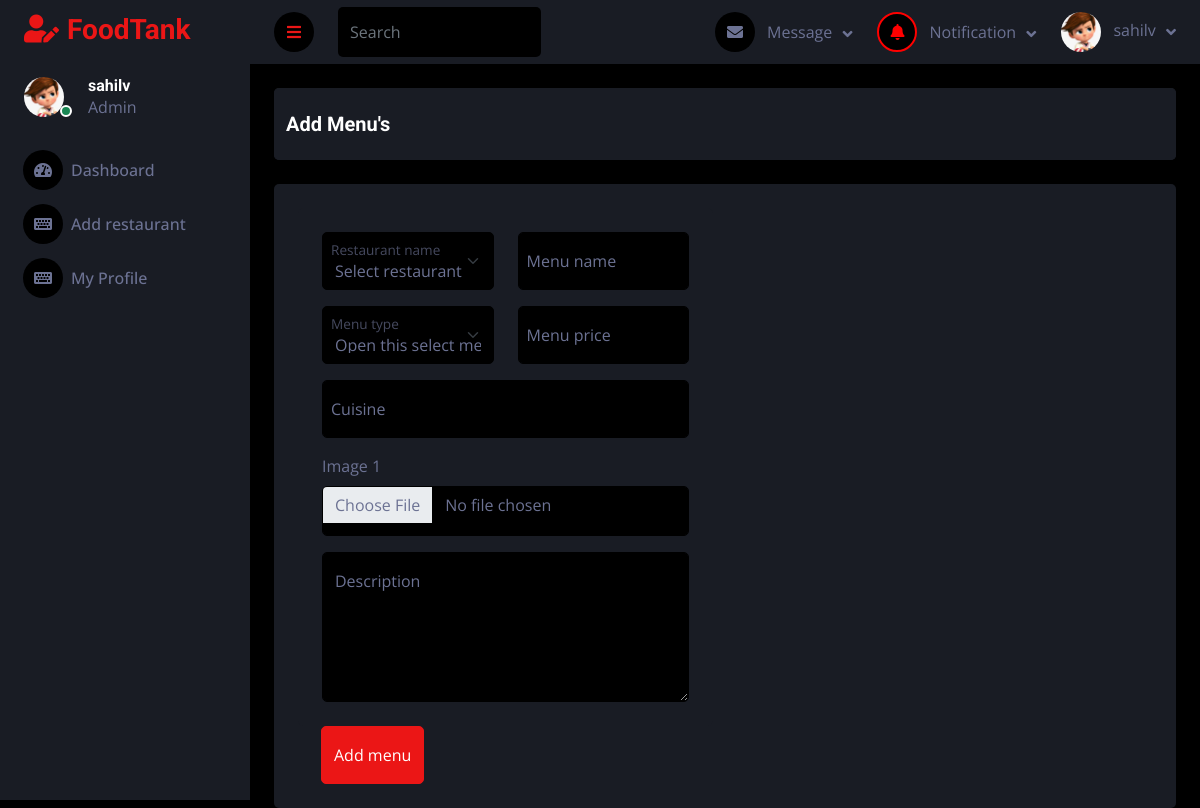
Screenshot of /menu/addMenu/ (signed in) with the database file from the repository.
### user/models.py (models this page shows)
class User(AbstractUser):
    mobile = models.CharField(max_length=255, unique=False)
    user_type = models.CharField(max_length=255, choices=USER_TYPE)
    profile = models.ImageField(upload_to="profilePicture/", blank=True, null=True)

### menu/views.py (the view, shortened to what this page needs)
# urls.py: path("addMenu/", views.addMenu, name="addMenu"),
def addMenu(request):
    if not request.user.is_authenticated or not request.user.user_type == "Foodprovider":
        return redirect("/login/")
    restUser = User.objects.get(username=request.user)
    restaurantName = Restaurant.objects.filter(user=restUser)
    context = {
        'restaurantName' : restaurantName
    }
    return render(request, 'restaurant_admin/addMenu.html', context)

### restaurant/context_processors.py (called while the page is built)
def navbar_context(request):
    try:
        restaurant = Restaurant.objects.get(user=request.user)
        notification = Notification.objects.filter(restaurant=restaurant)
        return {'navbar_data': notification}
    except:
        return {'navbar_data': 1}

### restaurant/models.py (called while the page is built)
    def __str__(self):
        return self.name

### templates/restaurant_admin/addMenu.html (shortened to what this page needs)
{% extends '../base2.html' %}
{% block content %}
<div class="container-fluid position-relative d-flex p-0">
    {% include './sidebar.html' %}
    <div class="content">
        {% include './navbar.html' %}
        <div class="container-fluid pt-4 px-4">
            <div class="row bg-secondary rounded align-items-center justify-content-center mx-0">
                <div class="bg-secondary rounded h-100 pt-4">
                    <h5 class="mb-4">Add Menu's</h5>
                </div>
            </div>
        </div>
        <div class="container-fluid pt-4 px-4">
            <div class="row bg-secondary rounded align-items-center justify-content-center mx-0">
                <div class="container-fluid pt-4 px-4">
                    <form method="POST" enctype="multipart/form-data">
                        <div class="row g-4">
                            <div class="col-sm-12 col-xl-6">
                                <div class="bg-secondary rounded h-100 p-4">
                                    <div class="row">
                                        <div class="form-floating mb-3 col-xl-6">
                                            <select class="form-select" id="rname" name="rname"
                                                aria-label="Floating label select example" required>
                                                <option selected>Select restaurant</option>
                                            </select>
                                            <label for="rname" class="mx-2">Restaurant name</label>
                                        </div>
                                        <div class="form-floating mb-3 col-xl-6">
                                            <input type="text" class="form-control" name="mname" id="mname"
                                                placeholder="Restaurant name" required>
                                            <label for="mname" class="mx-2">Menu name</label>
                                        </div>
                                    </div>
                                    <div class="row">
                                        <div class="form-floating mb-3 col-xl-6">
                                            <select class="form-select" id="mtype" name="mtype"
                                                aria-label="Floating label select example" required>
                                                <option selected>Open this select menu</option>
                                            </select>
                                            <label for="mtype" class="mx-2">Menu type</label>
                                        </div>
                                        <div class="form-floating mb-3 col-xl-6">
                                            <input type="number" class="form-control" name="mprice" id="mprice"
                                                placeholder="Restaurant name" required>
                                            <label for="mprice" class="mx-2">Menu price</label>
                                        </div>
                                    </div>
                                    <div class="row">
                                        <div class="form-floating mb-3 col-xl-12">
                                            <input type="text" class="form-control" name="mcuisine" id="mcuisine"
                                                placeholder="Cuisine" required>
                                            <label for="mcuisine" class="mx-2">Cuisine</label>
                                        </div>
                                    </div>
                                    <div class="mb-3">
                                        <label for="img1" class="form-label">Image 1</label>
                                        <input type="file" class="form-control bg-dark" name="mimg1" id="mimg1" required>
                                    </div>
                                    <div class="form-floating">
                                        <textarea class="form-control" placeholder="Leave a comment here" name="mdesc"
                                            id="mdesc" style="height: 150px;" required></textarea>
                                        <label for="mdesc">Description</label>
                                    </div>
                                </div>
                            </div>
                        </div>
                        <div style="padding-left: 23px;">
                            <button type="submit" class="btn btn-primary py-3 mb-4" id="addMenu">Add menu</button>
                        </div>
                    </form>
                </div>
            </div>
        </div>
    </div>
</div>
{% endblock content %}

### templates/restaurant_admin/sidebar.html (shortened to what this page needs)
{% load static %}
<div class="sidebar pe-4 pb-3">
    <nav class="navbar bg-secondary navbar-dark">
        <a href="/foodprovider/dashboard/" class="navbar-brand mx-4 mb-3">
            <h3 class="text-primary"><i class="fa fa-user-edit me-2"></i>FoodTank</h3>
        </a>
        <div class="d-flex align-items-center ms-4 mb-4">
            <div class="position-relative">
                {% if request.user.profile %}
                    <img class="rounded-circle me-lg-2" src="{{user.profile.url}}" alt=""
                        style="width: 40px; height: 40px;">
                {% else %}
                    <img class="rounded-circle me-lg-2" src="{% static 'img2/user.jpg' %}" alt=""
                        style="width: 40px; height: 40px;">
                {% endif %}
                <div
                    class="bg-success rounded-circle border border-2 border-white position-absolute end-0 bottom-0 p-1">
                </div>
            </div>
            <div class="ms-3">
                <h6 class="mb-0">{{request.user.username}}</h6>
                <span>Admin</span>
            </div>
        </div>
        <div class="navbar-nav w-100">
            <a href="/foodprovider/dashboard/" class="nav-item nav-link" id="dashboard"><i
                    class="fa fa-tachometer-alt me-2"></i>Dashboard</a>
            <a href="/foodprovider/addRestaurant/" class="nav-item nav-link" id="addrestaurant"><i
                    class="fa fa-keyboard me-2"></i>Add restaurant</a>
            <a href="/profile/" class="nav-item nav-link" id="profile"><i class="fa fa-keyboard me-2"></i>My Profile</a>
        </div>
    </nav>
</div>

### templates/restaurant_admin/navbar.html (shortened to what this page needs)
{% load static %}
<nav class="navbar navbar-expand bg-secondary navbar-dark sticky-top px-4 py-0">
    <a href="#" class="sidebar-toggler flex-shrink-0">
        <i class="fa fa-bars"></i>
    </a>
    <form class="d-none d-md-flex ms-4">
        <input class="form-control bg-dark border-0" type="search" placeholder="Search">
    </form>
    <div class="navbar-nav align-items-center ms-auto">
        <div class="nav-item dropdown">
            <a href="#" class="nav-link dropdown-toggle" data-bs-toggle="dropdown">
                <i class="fa fa-envelope me-lg-2"></i>
                <span class="d-none d-lg-inline-flex">Message</span>
            </a>
        </div>
        <div class="nav-item dropdown">
            <a href="#" class="nav-link dropdown-toggle" data-bs-toggle="dropdown">
                {% if navbar_data %}
                    <i class="fa fa-bell me-lg-2 bell-icon" style="color: red; border: 2px solid red;"></i>
                {% else %}
                    <i class="fa fa-bell me-lg-2"></i>
                {% endif %}
                <span class="d-none d-lg-inline-flex">Notification</p></span>
            </a>
        </div>
        <div class="nav-item dropdown">
            <a href="#" class="nav-link dropdown-toggle" data-bs-toggle="dropdown">
                {% if request.user.profile %}
                    <img class="rounded-circle me-lg-2" src="{{user.profile.url}}" alt=""
                        style="width: 40px; height: 40px;">
                {% else %}
                    <img class="rounded-circle me-lg-2" src="{% static 'img2/user.jpg' %}" alt=""
                        style="width: 40px; height: 40px;">
                {% endif %}
                <span class="d-none d-lg-inline-flex">{{request.user.username}}</span>
            </a>
        </div>
    </div>
</nav>

### static/css2/style.css (style rules this page uses)
:root { --primary: #EB1616; --secondary: #191C24; --light: #6C7293; --dark: #000000; }
.btn { transition: .5s; }
.sidebar { position: fixed; top: 0; left: 0; bottom: 0; width: 250px; height: 100vh; overflow-y: auto; background: var(--secondary); transition: 0.5s; z-index: 999; }
.content { margin-left: 250px; min-height: 100vh; background: var(--dark); transition: 0.5s; }
@media (min-width: 992px) { .sidebar { margin-left: 0; } }
@media (min-width: 992px) { .content { width: calc(100% - 250px); } }
.sidebar .navbar .navbar-nav .nav-link { padding: 7px 20px; color: var(--light); font-weight: 500; border-left: 3px solid var(--secondary); border-radius: 0 30px 30px 0; outline: none; }
.sidebar .navbar .navbar-nav .nav-link i { width: 40px; height: 40px; display: inline-flex; align-items: center; justify-content: center; background: var(--dark); border-radius: 40px; }
.content .navbar .navbar-nav .nav-link { margin-left: 25px; padding: 12px 0; color: var(--light); outline: none; }
.content .navbar .sidebar-toggler, .content .navbar .navbar-nav .nav-link i { width: 40px; height: 40px; display: inline-flex; align-items: center; justify-content: center; background: var(--dark); border-radius: 40px; }
.content .navbar .dropdown-toggle::after { margin-left: 6px; vertical-align: middle; border: none; content: "\f107"; font-family: "Font Awesome 5 Free"; font-weight: 900; transition: .5s; }

### templates/restaurant_admin/addMenu.html (style rules this page uses)
input { height: 50px; }

### templates/restaurant_admin/navbar.html (style rules this page uses)
.bell-icon { animation: colorChange 1.2s infinite; }

### rows the page displays
User: profile (picture), user.username "sahilv"
